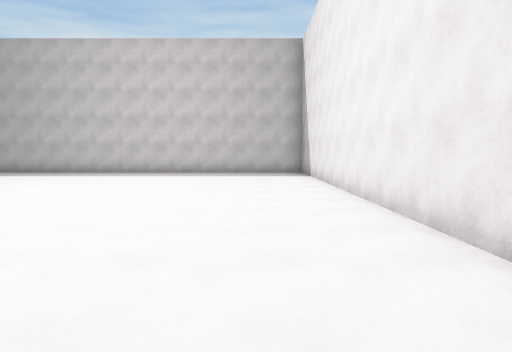
view 1 (above)

24 first-person views from a walk through a scene from a Unity 3-D project. The camera is 1.5 m above the floor, tilts 4° down and sees 75° across. The floor is counted in squares, 2 m on a side. Each view is taken from the middle of a square. On the plan, view 1 faces up. The plan holds only what a view shows up to about 11 squares ahead; the rest is blank. The place goes on beyond the plan. The player character is not drawn.

view 2
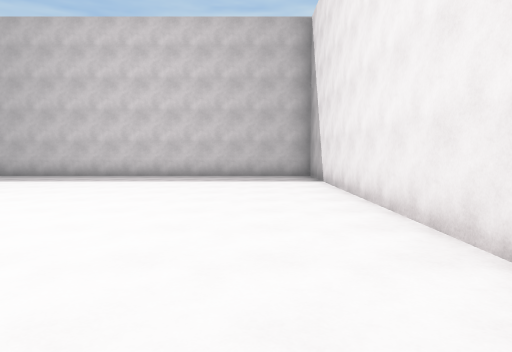

view 3
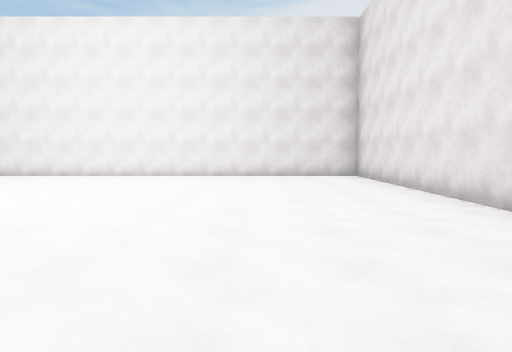

view 4
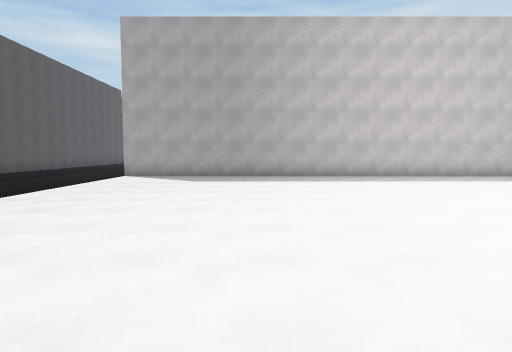

view 5
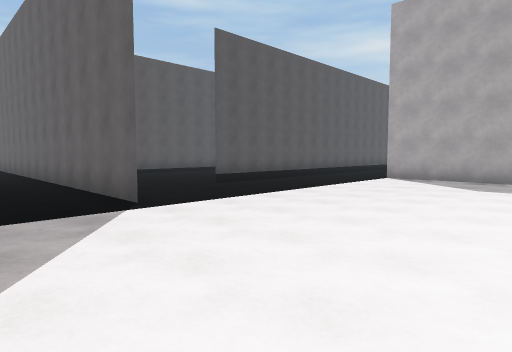

view 6
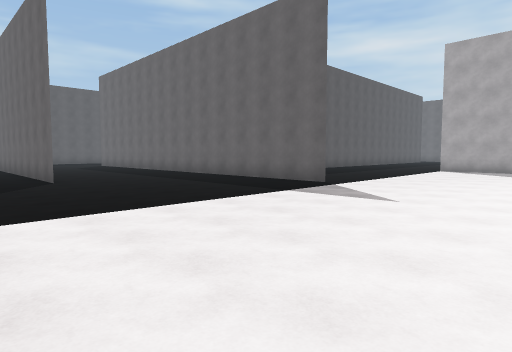

view 7
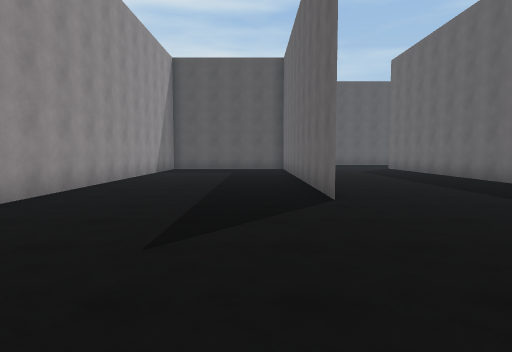

view 8
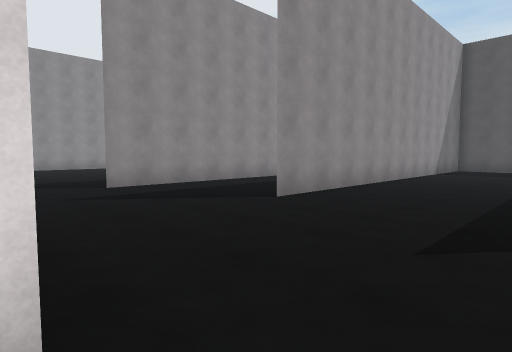

view 9
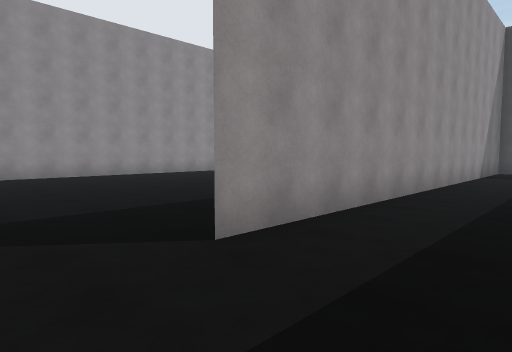

view 10
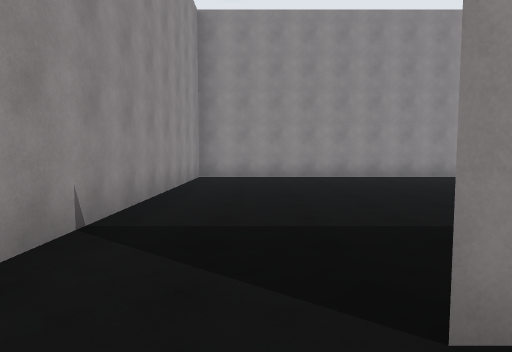

view 11
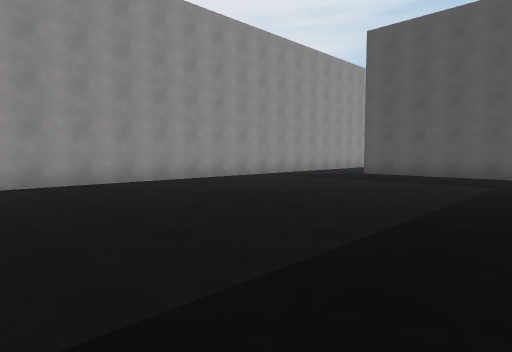

view 12
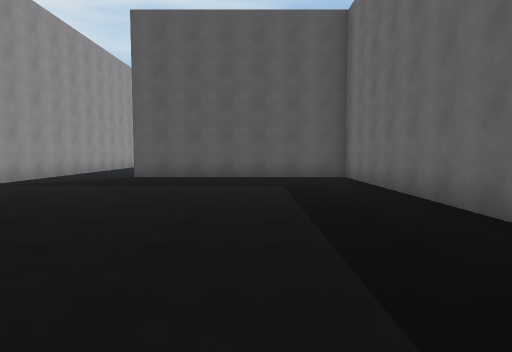

view 13
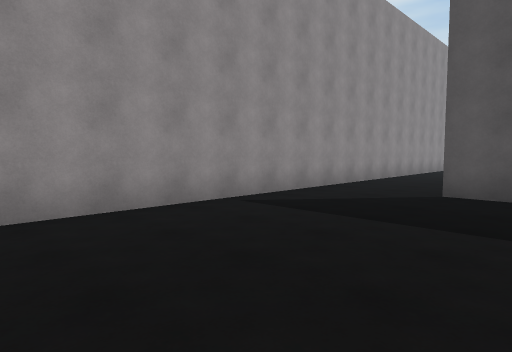

view 14
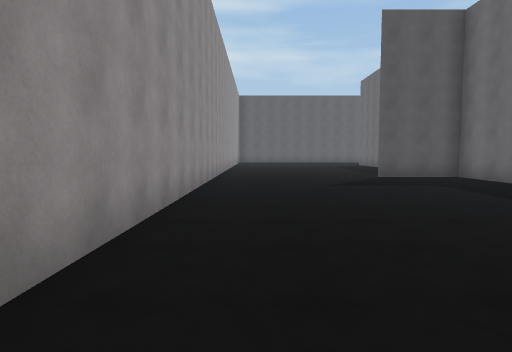

view 15
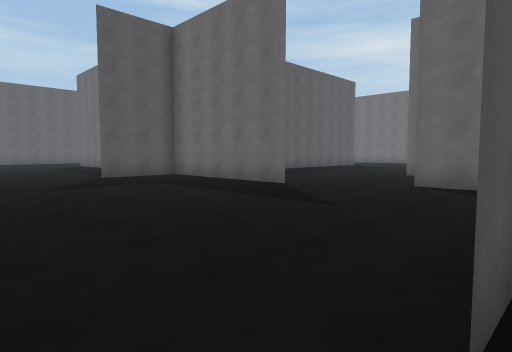

view 16
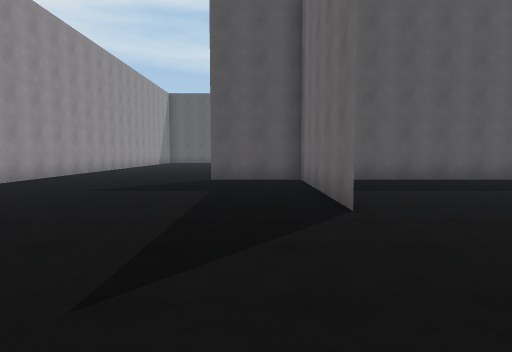

view 17
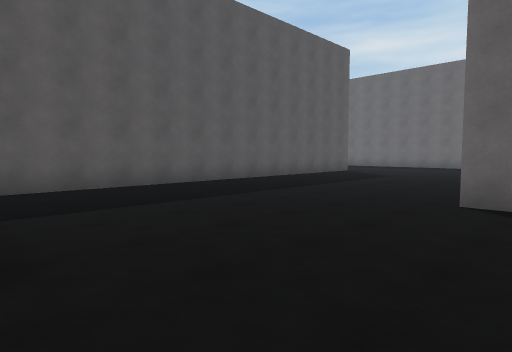

view 18
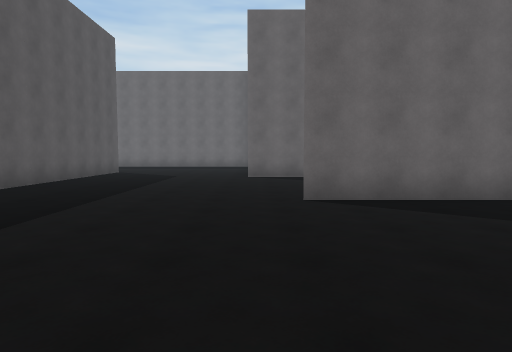

view 19
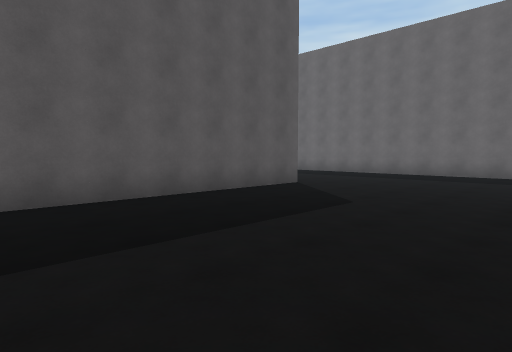

view 20
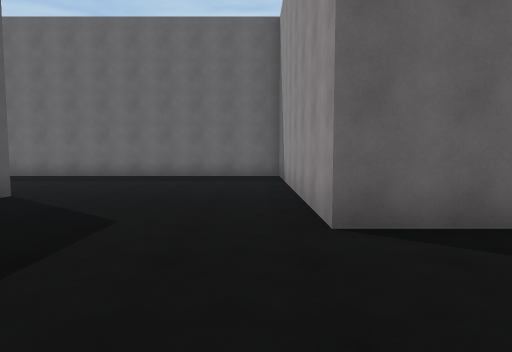

view 21
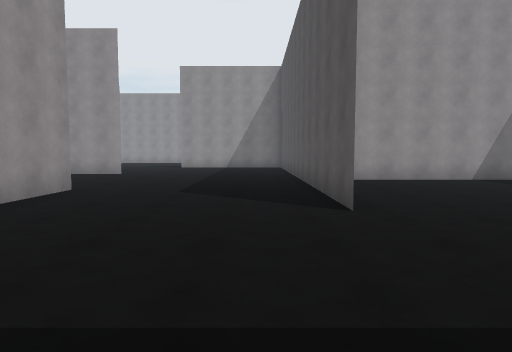

view 22
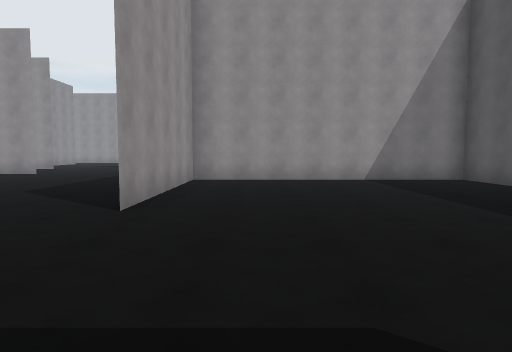

view 23
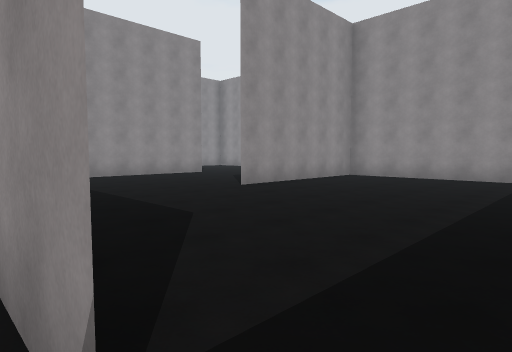

view 24
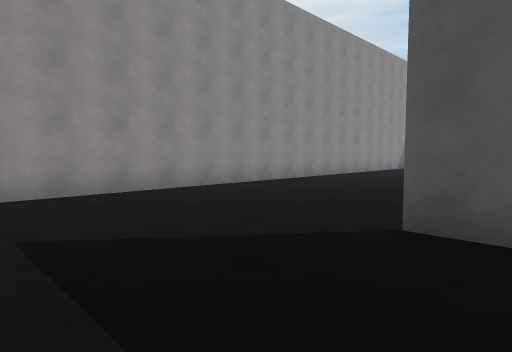

### Floor plan
Points are (right, up) in squares from view 1. A wall is a line through its corners. A room is listed if a view was taken in it or the views show most of it. See-through windows are left out.
Room 1 (views 1, 2, 3, 4, 5, 6, 7, 8, 9, 10)
walls: (-13.6, 5.3) (-24, 5.3); (-18.2, 0.3) (-24, 0.3); (-4.9, -2.3) (1.8, -2.3) (1.8, 12.8) (-13.2, 12.8); (-24.9, -4.7) (-17.2, -4.7); (-27.4, -8.2) (-15.8, -8.2)
ways out: opening at (-14.5, -8) to room 2
Room 2 (views 11, 12, 13, 14, 15, 16, 17, 18, 19, 20, 21, 22, 23, 24)
walls: (-28.3, -8.1) (-28.3, -14.8); (-33.2, -9.7) (-38.2, -9.7); (-28.9, -4.7) (-32.2, -4.7); (-31.4, 0.3) (-33.3, 0.3) (-33.3, 7.5); (-21.5, -8.2) (-30.8, -8.2); (-38.2, 2.8) (-38.2, -12.2); (-44.5, -2.3) (-38.3, -2.3) (-38.3, 2.8); (-33.1, 7.8) (-42, 7.8); (-44.4, -17.2) (-13.3, -17.2) (-13.3, -9.1)
ways out: opening at (-14.5, -8) to room 1; opening at (-44, 8)

Where each view was taken, in squares from view 1:
view 1: 0 up, 0 right, facing up
view 2: 2 up, 0 right, facing up
view 3: 1 up, 9 left, facing right
view 4: 2 up, 9 left, facing up
view 5: 3 up, 9 left, facing up-left
view 6: 2 down, 9 left, facing up-left
view 7: 1 down, 13 left, facing left
view 8: 1 down, 13 left, facing down-left
view 9: 6 down, 14 left, facing down-left
view 10: 7 down, 15 left, facing down
view 11: 9 down, 17 left, facing down-left
view 12: 11 down, 18 left, facing left
view 13: 13 down, 22 left, facing down-left
view 14: 16 down, 28 left, facing left
view 15: 16 down, 28 left, facing up-left
view 16: 11 down, 29 left, facing left
view 17: 10 down, 31 left, facing up-left
view 18: 10 down, 33 left, facing up
view 19: 4 down, 33 left, facing up-left
view 20: 3 down, 34 left, facing up
view 21: 7 up, 37 left, facing down
view 22: 7 up, 40 left, facing down
view 23: 8 up, 44 left, facing down-right
view 24: 11 down, 35 left, facing down-left
